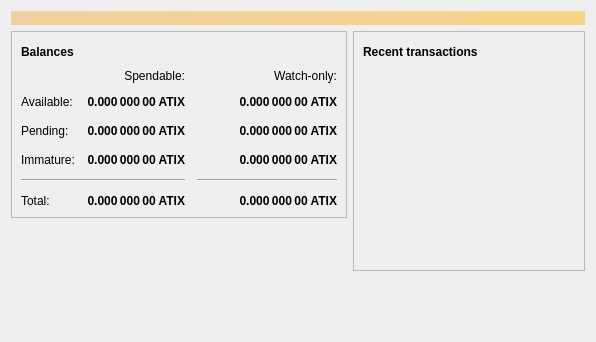
<?xml version="1.0" encoding="UTF-8"?>
<ui version="4.0">
 <class>OverviewPage</class>
 <widget class="QWidget" name="OverviewPage">
  <property name="geometry">
   <rect>
    <x>0</x>
    <y>0</y>
    <width>596</width>
    <height>342</height>
   </rect>
  </property>
  <property name="windowTitle">
   <string>Form</string>
  </property>
  <layout class="QVBoxLayout" name="topLayout">
   <item>
    <widget class="QLabel" name="labelAlerts">
     <property name="visible">
      <bool>false</bool>
     </property>
     <property name="styleSheet">
      <string notr="true">QLabel { background-color: qlineargradient(x1: 0, y1: 0, x2: 1, y2: 0, stop:0 #F0D0A0, stop:1 #F8D488); color:#000000; }</string>
     </property>
     <property name="wordWrap">
      <bool>true</bool>
     </property>
     <property name="margin">
      <number>3</number>
     </property>
     <property name="textInteractionFlags">
      <set>Qt::TextSelectableByMouse</set>
     </property>
    </widget>
   </item>
   <item>
    <layout class="QHBoxLayout" name="horizontalLayout" stretch="1,1">
     <item>
      <layout class="QVBoxLayout" name="verticalLayout_2">
       <item>
        <widget class="QFrame" name="frame">
         <property name="frameShape">
          <enum>QFrame::StyledPanel</enum>
         </property>
         <property name="frameShadow">
          <enum>QFrame::Raised</enum>
         </property>
         <layout class="QVBoxLayout" name="verticalLayout_4">
          <item>
           <layout class="QHBoxLayout" name="horizontalLayout_4">
            <item>
             <widget class="QLabel" name="label_5">
              <property name="font">
               <font>
                <weight>75</weight>
                <bold>true</bold>
               </font>
              </property>
              <property name="text">
               <string>Balances</string>
              </property>
             </widget>
            </item>
            <item>
             <widget class="QPushButton" name="labelWalletStatus">
              <property name="enabled">
               <bool>false</bool>
              </property>
              <property name="maximumSize">
               <size>
                <width>30</width>
                <height>16777215</height>
               </size>
              </property>
              <property name="toolTip">
               <string>The displayed information may be out of date. Your wallet automatically synchronizes with the Atixcoin network after a connection is established, but this process has not completed yet.</string>
              </property>
              <property name="text">
               <string/>
              </property>
              <property name="icon">
               <iconset resource="../bitcoin.qrc">
                <normaloff>:/icons/warning</normaloff>
                <disabledoff>:/icons/warning</disabledoff>:/icons/warning</iconset>
              </property>
              <property name="iconSize">
               <size>
                <width>24</width>
                <height>24</height>
               </size>
              </property>
              <property name="flat">
               <bool>true</bool>
              </property>
             </widget>
            </item>
            <item>
             <spacer name="horizontalSpacer_3">
              <property name="orientation">
               <enum>Qt::Horizontal</enum>
              </property>
              <property name="sizeHint" stdset="0">
               <size>
                <width>40</width>
                <height>20</height>
               </size>
              </property>
             </spacer>
            </item>
           </layout>
          </item>
          <item>
           <layout class="QGridLayout" name="gridLayout">
            <property name="spacing">
             <number>12</number>
            </property>
            <item row="2" column="2">
             <widget class="QLabel" name="labelWatchPending">
              <property name="font">
               <font>
                <weight>75</weight>
                <bold>true</bold>
               </font>
              </property>
              <property name="cursor">
               <cursorShape>IBeamCursor</cursorShape>
              </property>
              <property name="toolTip">
               <string>Unconfirmed transactions to watch-only addresses</string>
              </property>
              <property name="text">
               <string notr="true">0.000 000 00 ATIX</string>
              </property>
              <property name="alignment">
               <set>Qt::AlignRight|Qt::AlignTrailing|Qt::AlignVCenter</set>
              </property>
              <property name="textInteractionFlags">
               <set>Qt::LinksAccessibleByMouse|Qt::TextSelectableByKeyboard|Qt::TextSelectableByMouse</set>
              </property>
             </widget>
            </item>
            <item row="2" column="1">
             <widget class="QLabel" name="labelUnconfirmed">
              <property name="font">
               <font>
                <weight>75</weight>
                <bold>true</bold>
               </font>
              </property>
              <property name="cursor">
               <cursorShape>IBeamCursor</cursorShape>
              </property>
              <property name="toolTip">
               <string>Total of transactions that have yet to be confirmed, and do not yet count toward the spendable balance</string>
              </property>
              <property name="text">
               <string notr="true">0.000 000 00 ATIX</string>
              </property>
              <property name="alignment">
               <set>Qt::AlignRight|Qt::AlignTrailing|Qt::AlignVCenter</set>
              </property>
              <property name="textInteractionFlags">
               <set>Qt::LinksAccessibleByMouse|Qt::TextSelectableByKeyboard|Qt::TextSelectableByMouse</set>
              </property>
             </widget>
            </item>
            <item row="3" column="2">
             <widget class="QLabel" name="labelWatchImmature">
              <property name="font">
               <font>
                <weight>75</weight>
                <bold>true</bold>
               </font>
              </property>
              <property name="cursor">
               <cursorShape>IBeamCursor</cursorShape>
              </property>
              <property name="toolTip">
               <string>Mined balance in watch-only addresses that has not yet matured</string>
              </property>
              <property name="text">
               <string notr="true">0.000 000 00 ATIX</string>
              </property>
              <property name="alignment">
               <set>Qt::AlignRight|Qt::AlignTrailing|Qt::AlignVCenter</set>
              </property>
              <property name="textInteractionFlags">
               <set>Qt::LinksAccessibleByMouse|Qt::TextSelectableByKeyboard|Qt::TextSelectableByMouse</set>
              </property>
             </widget>
            </item>
            <item row="4" column="0" colspan="2">
             <widget class="Line" name="line">
              <property name="orientation">
               <enum>Qt::Horizontal</enum>
              </property>
             </widget>
            </item>
            <item row="4" column="2">
             <widget class="Line" name="lineWatchBalance">
              <property name="sizePolicy">
               <sizepolicy hsizetype="Preferred" vsizetype="Fixed">
                <horstretch>0</horstretch>
                <verstretch>0</verstretch>
               </sizepolicy>
              </property>
              <property name="minimumSize">
               <size>
                <width>140</width>
                <height>0</height>
               </size>
              </property>
              <property name="orientation">
               <enum>Qt::Horizontal</enum>
              </property>
             </widget>
            </item>
            <item row="5" column="0">
             <widget class="QLabel" name="labelTotalText">
              <property name="text">
               <string>Total:</string>
              </property>
             </widget>
            </item>
            <item row="3" column="1">
             <widget class="QLabel" name="labelImmature">
              <property name="font">
               <font>
                <weight>75</weight>
                <bold>true</bold>
               </font>
              </property>
              <property name="cursor">
               <cursorShape>IBeamCursor</cursorShape>
              </property>
              <property name="toolTip">
               <string>Mined balance that has not yet matured</string>
              </property>
              <property name="text">
               <string notr="true">0.000 000 00 ATIX</string>
              </property>
              <property name="alignment">
               <set>Qt::AlignRight|Qt::AlignTrailing|Qt::AlignVCenter</set>
              </property>
              <property name="textInteractionFlags">
               <set>Qt::LinksAccessibleByMouse|Qt::TextSelectableByKeyboard|Qt::TextSelectableByMouse</set>
              </property>
             </widget>
            </item>
            <item row="2" column="3">
             <spacer name="horizontalSpacer_2">
              <property name="orientation">
               <enum>Qt::Horizontal</enum>
              </property>
              <property name="sizeHint" stdset="0">
               <size>
                <width>40</width>
                <height>20</height>
               </size>
              </property>
             </spacer>
            </item>
            <item row="3" column="0">
             <widget class="QLabel" name="labelImmatureText">
              <property name="text">
               <string>Immature:</string>
              </property>
             </widget>
            </item>
            <item row="5" column="1">
             <widget class="QLabel" name="labelTotal">
              <property name="font">
               <font>
                <weight>75</weight>
                <bold>true</bold>
               </font>
              </property>
              <property name="cursor">
               <cursorShape>IBeamCursor</cursorShape>
              </property>
              <property name="toolTip">
               <string>Your current total balance</string>
              </property>
              <property name="text">
               <string notr="true">0.000 000 00 ATIX</string>
              </property>
              <property name="alignment">
               <set>Qt::AlignRight|Qt::AlignTrailing|Qt::AlignVCenter</set>
              </property>
              <property name="textInteractionFlags">
               <set>Qt::LinksAccessibleByMouse|Qt::TextSelectableByKeyboard|Qt::TextSelectableByMouse</set>
              </property>
             </widget>
            </item>
            <item row="5" column="2">
             <widget class="QLabel" name="labelWatchTotal">
              <property name="font">
               <font>
                <weight>75</weight>
                <bold>true</bold>
               </font>
              </property>
              <property name="cursor">
               <cursorShape>IBeamCursor</cursorShape>
              </property>
              <property name="toolTip">
               <string>Current total balance in watch-only addresses</string>
              </property>
              <property name="text">
               <string notr="true">0.000 000 00 ATIX</string>
              </property>
              <property name="alignment">
               <set>Qt::AlignRight|Qt::AlignTrailing|Qt::AlignVCenter</set>
              </property>
              <property name="textInteractionFlags">
               <set>Qt::LinksAccessibleByMouse|Qt::TextSelectableByKeyboard|Qt::TextSelectableByMouse</set>
              </property>
             </widget>
            </item>
            <item row="0" column="2">
             <widget class="QLabel" name="labelWatchonly">
              <property name="text">
               <string>Watch-only:</string>
              </property>
              <property name="alignment">
               <set>Qt::AlignRight|Qt::AlignTrailing|Qt::AlignVCenter</set>
              </property>
             </widget>
            </item>
            <item row="1" column="0">
             <widget class="QLabel" name="labelBalanceText">
              <property name="text">
               <string>Available:</string>
              </property>
             </widget>
            </item>
            <item row="1" column="1">
             <widget class="QLabel" name="labelBalance">
              <property name="font">
               <font>
                <weight>75</weight>
                <bold>true</bold>
               </font>
              </property>
              <property name="cursor">
               <cursorShape>IBeamCursor</cursorShape>
              </property>
              <property name="toolTip">
               <string>Your current spendable balance</string>
              </property>
              <property name="text">
               <string notr="true">0.000 000 00 ATIX</string>
              </property>
              <property name="alignment">
               <set>Qt::AlignRight|Qt::AlignTrailing|Qt::AlignVCenter</set>
              </property>
              <property name="textInteractionFlags">
               <set>Qt::LinksAccessibleByMouse|Qt::TextSelectableByKeyboard|Qt::TextSelectableByMouse</set>
              </property>
             </widget>
            </item>
            <item row="1" column="2">
             <widget class="QLabel" name="labelWatchAvailable">
              <property name="font">
               <font>
                <weight>75</weight>
                <bold>true</bold>
               </font>
              </property>
              <property name="cursor">
               <cursorShape>IBeamCursor</cursorShape>
              </property>
              <property name="toolTip">
               <string>Your current balance in watch-only addresses</string>
              </property>
              <property name="text">
               <string notr="true">0.000 000 00 ATIX</string>
              </property>
              <property name="alignment">
               <set>Qt::AlignRight|Qt::AlignTrailing|Qt::AlignVCenter</set>
              </property>
              <property name="textInteractionFlags">
               <set>Qt::LinksAccessibleByMouse|Qt::TextSelectableByKeyboard|Qt::TextSelectableByMouse</set>
              </property>
             </widget>
            </item>
            <item row="2" column="0">
             <widget class="QLabel" name="labelPendingText">
              <property name="text">
               <string>Pending:</string>
              </property>
             </widget>
            </item>
            <item row="0" column="1">
             <widget class="QLabel" name="labelSpendable">
              <property name="text">
               <string>Spendable:</string>
              </property>
              <property name="alignment">
               <set>Qt::AlignRight|Qt::AlignTrailing|Qt::AlignVCenter</set>
              </property>
             </widget>
            </item>
           </layout>
          </item>
         </layout>
        </widget>
       </item>
       <item>
        <spacer name="verticalSpacer">
         <property name="orientation">
          <enum>Qt::Vertical</enum>
         </property>
         <property name="sizeHint" stdset="0">
          <size>
           <width>20</width>
           <height>40</height>
          </size>
         </property>
        </spacer>
       </item>
      </layout>
     </item>
     <item>
      <layout class="QVBoxLayout" name="verticalLayout_3">
       <item>
        <widget class="QFrame" name="frame_2">
         <property name="frameShape">
          <enum>QFrame::StyledPanel</enum>
         </property>
         <property name="frameShadow">
          <enum>QFrame::Raised</enum>
         </property>
         <layout class="QVBoxLayout" name="verticalLayout">
          <item>
           <layout class="QHBoxLayout" name="horizontalLayout_2">
            <item>
             <widget class="QLabel" name="label_4">
              <property name="font">
               <font>
                <weight>75</weight>
                <bold>true</bold>
               </font>
              </property>
              <property name="text">
               <string>Recent transactions</string>
              </property>
             </widget>
            </item>
            <item>
             <widget class="QPushButton" name="labelTransactionsStatus">
              <property name="enabled">
               <bool>false</bool>
              </property>
              <property name="maximumSize">
               <size>
                <width>30</width>
                <height>16777215</height>
               </size>
              </property>
              <property name="toolTip">
               <string>The displayed information may be out of date. Your wallet automatically synchronizes with the Atixcoin network after a connection is established, but this process has not completed yet.</string>
              </property>
              <property name="text">
               <string/>
              </property>
              <property name="icon">
               <iconset resource="../bitcoin.qrc">
                <normaloff>:/icons/warning</normaloff>
                <disabledoff>:/icons/warning</disabledoff>:/icons/warning</iconset>
              </property>
              <property name="iconSize">
               <size>
                <width>24</width>
                <height>24</height>
               </size>
              </property>
              <property name="flat">
               <bool>true</bool>
              </property>
             </widget>
            </item>
            <item>
             <spacer name="horizontalSpacer">
              <property name="orientation">
               <enum>Qt::Horizontal</enum>
              </property>
              <property name="sizeHint" stdset="0">
               <size>
                <width>40</width>
                <height>20</height>
               </size>
              </property>
             </spacer>
            </item>
           </layout>
          </item>
          <item>
           <widget class="QListView" name="listTransactions">
            <property name="styleSheet">
             <string notr="true">QListView { background: transparent; }</string>
            </property>
            <property name="frameShape">
             <enum>QFrame::NoFrame</enum>
            </property>
            <property name="verticalScrollBarPolicy">
             <enum>Qt::ScrollBarAlwaysOff</enum>
            </property>
            <property name="horizontalScrollBarPolicy">
             <enum>Qt::ScrollBarAlwaysOff</enum>
            </property>
            <property name="selectionMode">
             <enum>QAbstractItemView::NoSelection</enum>
            </property>
           </widget>
          </item>
         </layout>
        </widget>
       </item>
       <item>
        <spacer name="verticalSpacer_2">
         <property name="orientation">
          <enum>Qt::Vertical</enum>
         </property>
         <property name="sizeHint" stdset="0">
          <size>
           <width>20</width>
           <height>40</height>
          </size>
         </property>
        </spacer>
       </item>
      </layout>
     </item>
    </layout>
   </item>
  </layout>
 </widget>
 <resources/>
 <connections/>
</ui>
